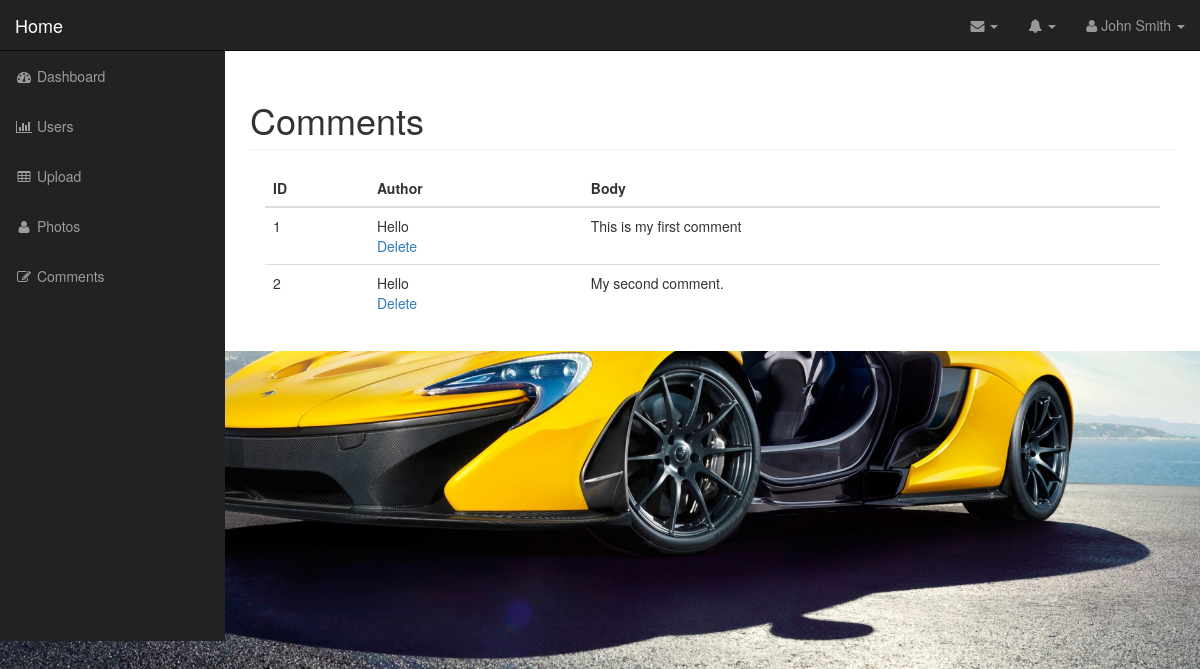
The app's page /admin/comments.php (signed in) with its own data.
### tables this page shows
CREATE TABLE `comments` (
  `id` int(11) NOT NULL,
  `photo_id` int(11) NOT NULL,
  `author` varchar(255) NOT NULL,
  `body` varchar(255) NOT NULL
);

### admin/includes/database.php (called while the page is built, shortened)
<?php
class Database{
	public $connection;
	public function open_db_connection(){
		$this->connection = new mysqli(DB_HOST,DB_USER,DB_PASS,DB_NAME);
	}
	public function query($sql){
		$result = $this->connection->query($sql);
		return $result;
	}
}
$database = new Database();
?>

### admin/includes/db_object.php (called while the page is built, shortened)
<?php
	class Db_object {
	    protected static $db_table = "users";
	    public static function find_all(){
	    	return static::find_by_query("SELECT * FROM ". static::$db_table ." ");
	    }
	    public static function find_by_query($sql){
	    	global $database;
	    	$result_set = $database->query($sql);
	    	$the_object_array = array();
	    	while ($row = mysqli_fetch_array($result_set)) {
	    		$the_object_array[] = static::instantiation($row);
	    	}
	    	return $the_object_array;
	    }
	    public static function instantiation($the_record)
	    {
	    	$user_obj = new $calling_class;
	    	foreach ($the_record as $key => $value) {
	    		if ($user_obj->has_the_attribute($key)) {
	    			$user_obj->$key = $value;
	    		}
	    	}
	    	return $user_obj;
	    }
	    private function has_the_attribute($key){
	    	$object_properties = get_object_vars($this);
	    	return array_key_exists($key, $object_properties);
	    }
	}
	?>

### admin/comments.php (the view, shortened to what this page needs)
<?php include("includes/header.php"); ?>
<?php
$comments = Comment::find_all();
?>
<nav class="navbar navbar-inverse navbar-fixed-top" role="navigation">
    <?php include("includes/top_nav.php"); ?>
    <?php include("includes/side_nav.php"); ?>
</nav>
<div id="page-wrapper">
    <div class="container-fluid">
        <div class="row">
            <div class="col-lg-12">
                <h1 class="page-header">
                    Comments
                </h1>
                        <div class="col-md-12">
                            <table class="table table-hover table-responsive">
                                <thead>
                                    <tr>
                                        <th>ID</th>
                                        <th>Author</th>
                                        <th>Body</th>
                                    </tr>
                                </thead>
                                <tbody>
                                    <?php foreach ($comments as $comment): ?>
                                        <tr>
                                            <td><?= $comment->id; ?> </td>
                                                <td><?= $comment->author; ?>
                                                <div class="action_link">
                                                    <a class="delete_button" href="delete_comment.php?id=<?= $comment->id; ?>">Delete</a>
                                                </div></td>
                                                <td><?= $comment->body; ?></td>
                                            </tr>
                                        <?php endforeach; ?>
                                    </tbody>
                                </table>
                            </div>
                        </div>
                    </div>
                </div>
            </div>
            <?php include("includes/footer.php"); ?>

### admin/css/sb-admin.css (style rules this page uses)
body { margin-top: 100px; background-color: #222; }
@media (min-width:768px) { body { margin-top: 50px; } }
#page-wrapper { width: 100%; padding: 0; background-color: #fff; }
@media (min-width:768px) { #page-wrapper { padding: 10px; } }

### admin/css/style.css (style rules this page uses)
#bg-picture { background-image: url("_large_image_4.jpg"); background-repeat:no-repeat; background-size:cover; }

### records on screen
comments: id "1", author "Hello", body "This is my first comment"
comments: id "2", author "Hello", body "My second comment."
